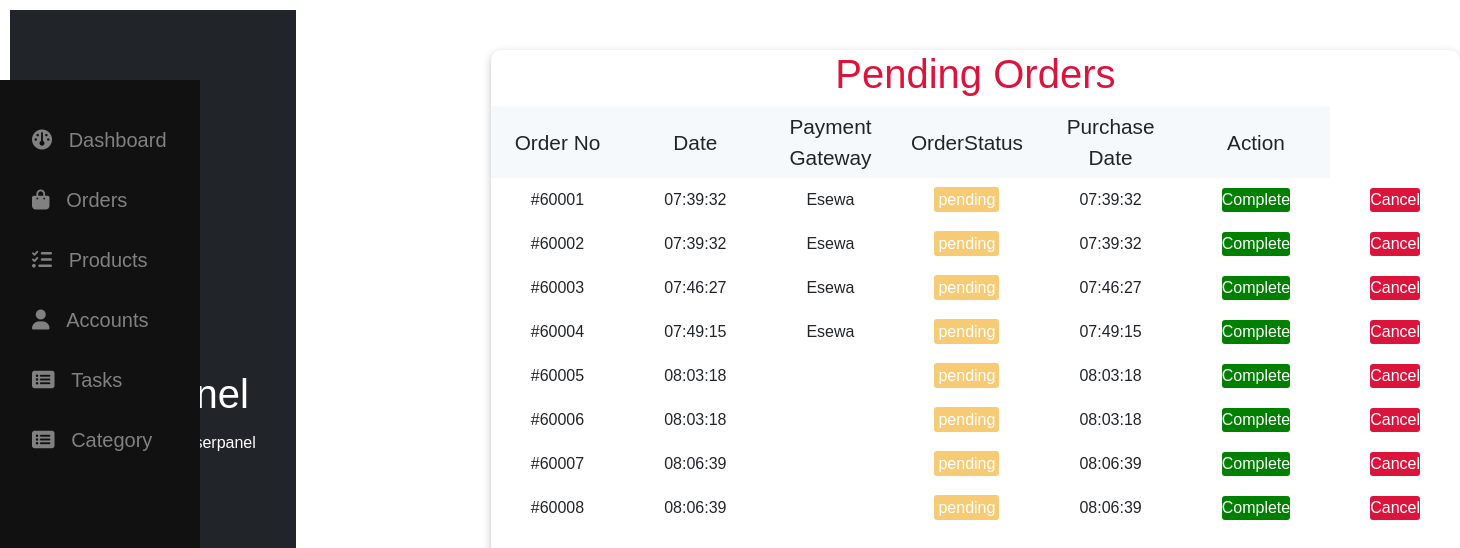
The app's page /frontend/pages/admin/pendingOrder.php, older data.
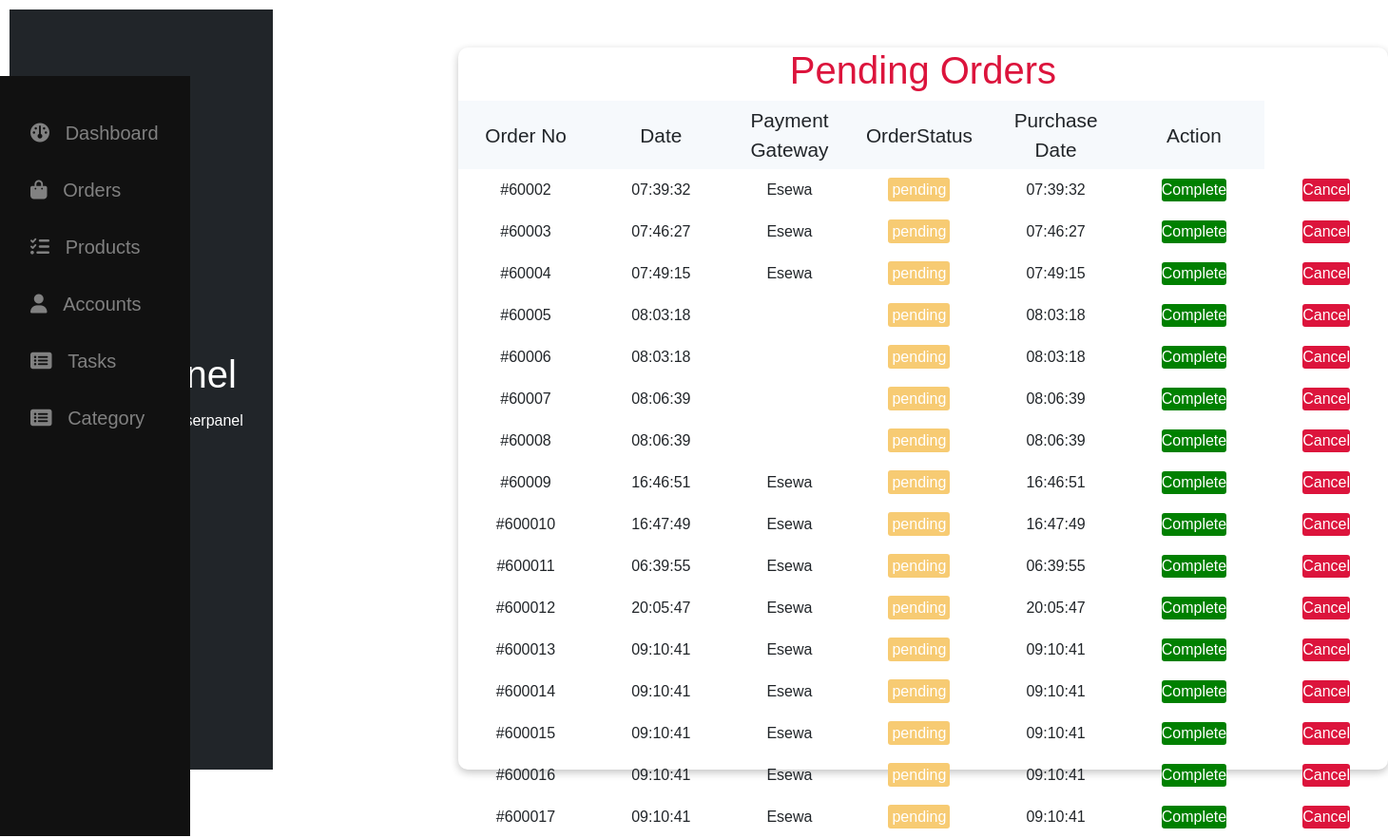
The same page, newer data.
### tables this page shows
CREATE TABLE `orders` (
  `order_id` int(11) NOT NULL,
  `user_id` int(11) NOT NULL,
  `product_name` varchar(255) DEFAULT NULL,
  `quantity` int(11) NOT NULL,
  `total` int(11) NOT NULL,
  `order_status` varchar(255) DEFAULT NULL,
  `payment_method` varchar(255) DEFAULT NULL,
  `email` varchar(255) DEFAULT NULL,
  `city` varchar(255) DEFAULT NULL,
  `address` varchar(255) DEFAULT NULL,
  `product_image` varchar(255) DEFAULT NULL,
  `purchase_date` time DEFAULT current_timestamp()
);

### frontend/pages/admin/pendingOrder.php (the view, shortened to what this page needs)
<?php
include "dashboard.php";
?>
<?php
include "../../../backend/config/connection.php";
$stmt = "SELECT * FROM orders where order_status = 'pending'";
$response = mysqli_query($connect, $stmt);
?>
<!DOCTYPE html>
<html lang="en">
<head>
    <link rel="stylesheet" href="style.css">
</head>
<body>
    <div class="main-container">
        <h1 style="text-align: center; color:crimson;">Pending Orders</h1>
        <table>
            <tr>
                <thead>
                    <th class="order_id">Order No</th>
                    <th>Date</th>
                    <th>Payment Gateway</th>
                    <th>OrderStatus</th>
                    <th>Purchase Date</th>
                    <th class="action">Action</th>
                </thead>
            </tr>
            <?php if (mysqli_num_rows($response) > 0) { ?>
                <tbody>
                    <?php while ($row = mysqli_fetch_assoc($response)) { ?>
                        <tr>
                            <td><?php echo $oderid = '#' . 6000 . $row['order_id']; ?></td>
                            <td><?php echo $row['purchase_date']; ?></td>
                            <td><?php echo  $row['payment_method']; ?></td>
                            <td><span class="order_status"><?php echo $oderid =  $row['order_status']; ?></span></td>
                            <td><?php echo  $row['purchase_date']; ?></td>
                            <td><a href="../../../backend/functions/updateOrderStatus.php?id=<?php echo $row['order_id']; ?>"><button class="complete">Complete</button></a> </td>
                            <td><a href="../../../backend/functions/cancelOrder.php?id=<?php echo $row['order_id']; ?>"><button>Cancel</button></a>
                            </td>
                        </tr>
                <?php }
                } else {
                    echo "NO ORDER YET MAKE YOU FIRST ORDER";
                } ?>
                </tbody>
        </table>
    </div>
</body>
</html>

Row changes from the older to the newer data that the page shows:
no longer on this page (row edited): orders: order_id "#60001", purchase_date "07:39:32", payment_method "Esewa", order_status "pending"
added orders: order_id "#60009", purchase_date "16:46:51", payment_method "Esewa", order_status "pending"
added orders: order_id "#600010", purchase_date "16:47:49", payment_method "Esewa", order_status "pending"
added orders: order_id "#600011", purchase_date "06:39:55", payment_method "Esewa", order_status "pending"
added orders: order_id "#600012", purchase_date "20:05:47", payment_method "Esewa", order_status "pending"
added orders: order_id "#600013", purchase_date "09:10:41", payment_method "Esewa", order_status "pending"
added orders: order_id "#600014", purchase_date "09:10:41", payment_method "Esewa", order_status "pending"
added orders: order_id "#600015", purchase_date "09:10:41", payment_method "Esewa", order_status "pending"
added orders: order_id "#600016", purchase_date "09:10:41", payment_method "Esewa", order_status "pending"
added orders: order_id "#600017", purchase_date "09:10:41", payment_method "Esewa", order_status "pending"
